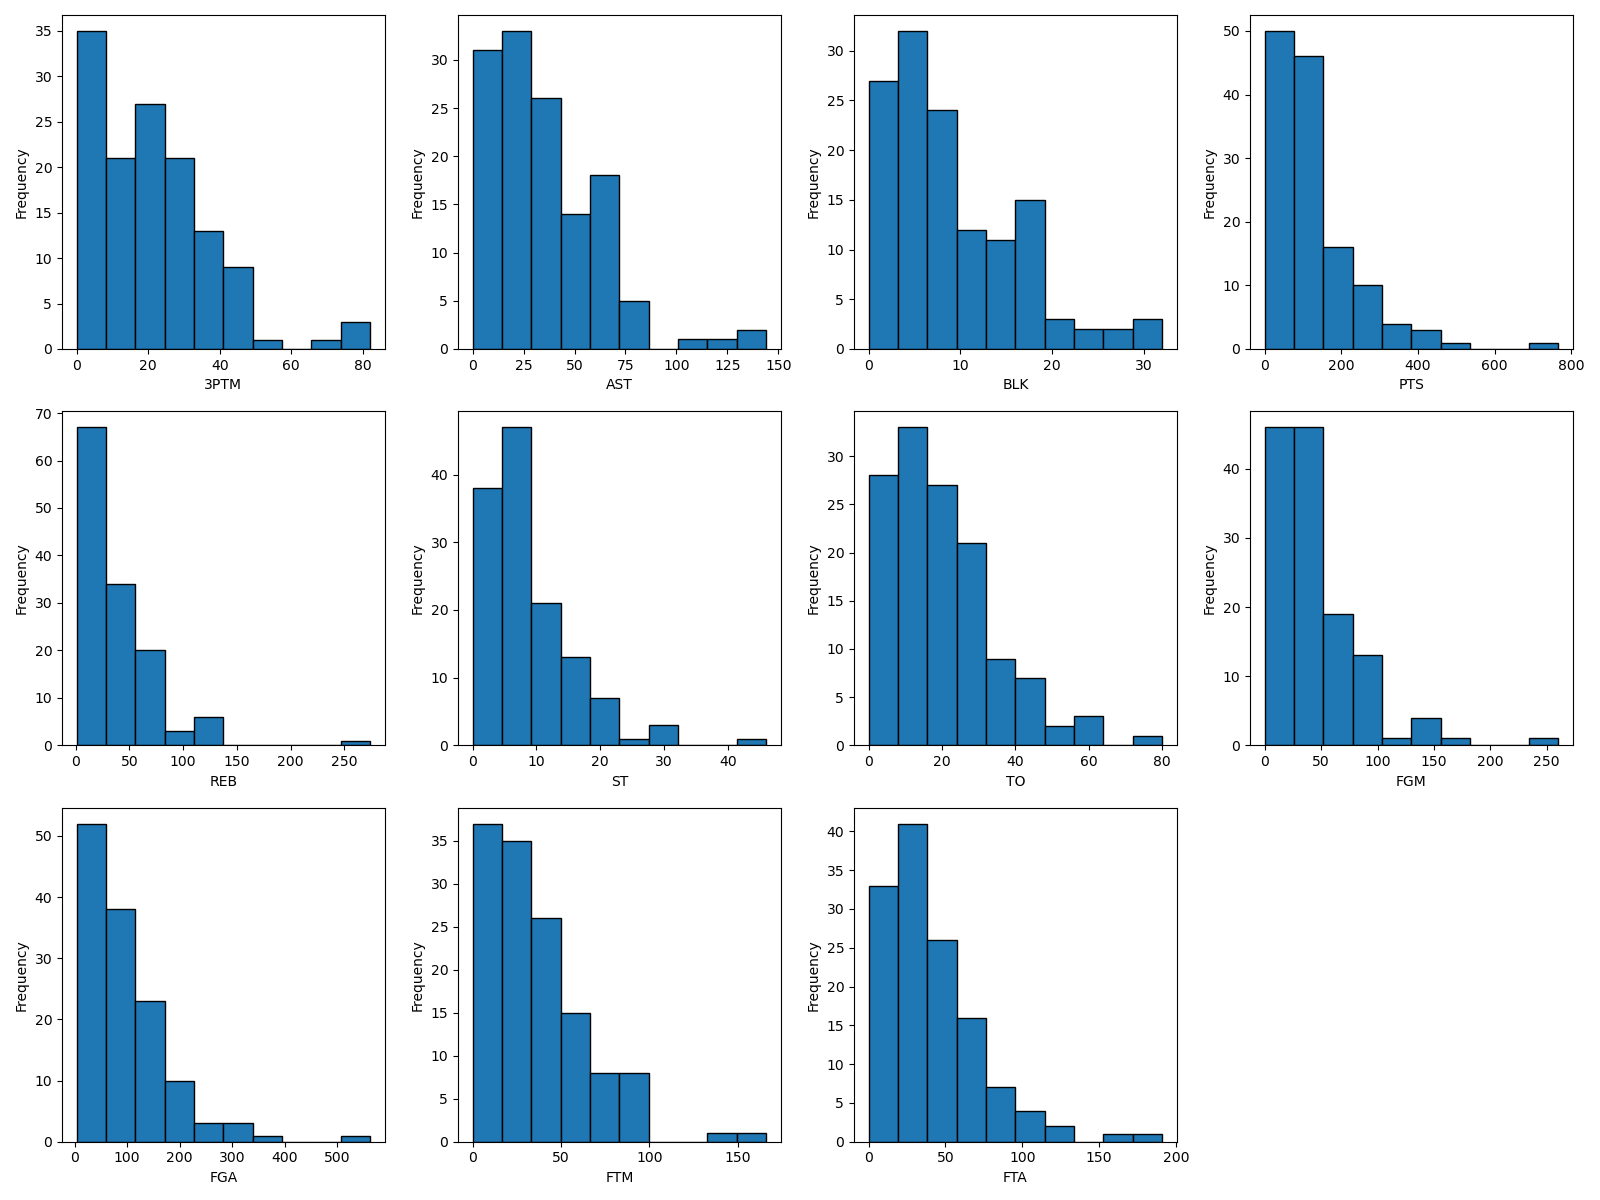

Write Python code to recreate this figure.
import pandas as pd
import pickle
import matplotlib.pyplot as plt
import seaborn as sns
from scipy.stats import norm, lognorm
import os
import numpy as np
import pytz
import datetime
from yahoo_oauth import OAuth2
import yahoo_fantasy_api as yfa


def convert_id_to_cat(stat_id):
    """Convert stat id to category. Returns category name. expects stat_id to be string."""
    stat_id_to_category = {3: 'FGA', 4: 'FGM', 5: 'FG%', 6: 'FTA', 7: 'FTM', 8: 'FT%', 10: '3PTM', 12: 'PTS',
                           15: 'REB', 16: 'AST', 17: 'ST', 18: 'BLK', 19: 'TO', 9004003: 'FGM/FGA', 9007006: 'FTM/FTA'}

    return stat_id_to_category.get(int(stat_id), None)


def prob_greater_than_value(df, col_name, value):
    col = df[col_name]
    col_mean = col.mean()
    col_std = col.std()

    # z_score = (value - col_mean) / col_std
    #     # prob = 1 - norm.cdf(z_score)
    prob = 1 - norm.cdf(value, loc=col_mean, scale=col_std)

    return prob


if __name__ == '__main__':
    players_avg = pickle.load(open('local_db/players_averages/players_avg_df.pkl', 'rb'))
    players_avg.drop(columns=['player_id'], inplace=True)
    matchups_diff = pickle.load(open('local_db/all_time_matchups_differential.pkl', 'rb'))
    df = matchups_diff.copy()
    player_a_stats = {'PTS': 7, 'BLK': 2, 'REB': 8, 'AST': 1}
    player_b_stats = {'PTS': 17, 'BLK': 0, 'REB': 3, 'AST': 5}
    '''multiply by 3 each stat to get total points for each stat'''''
    player_a_stats = {k: v * 3 for k, v in player_a_stats.items()}
    player_b_stats = {k: v * 3 for k, v in player_b_stats.items()}
    for value_to_check in [1, 5, 10, 50, 80, 100, 150, 200, 250, 400]:
        player_a_contributions = {}
        player_b_contributions = {}
        player_a_avg, player_b_avg = 0, 0
        for col_name in player_a_stats.keys():
            player_a_prob = prob_greater_than_value(df, col_name, value_to_check)
            player_b_prob = prob_greater_than_value(df, col_name, value_to_check)

            player_a_contributions[col_name] = player_a_stats[col_name] * player_a_prob
            player_b_contributions[col_name] = player_b_stats[col_name] * player_b_prob

            player_a_avg += player_a_contributions[col_name]
            player_b_avg += player_b_contributions[col_name]

            print(f"{col_name} differential: {value_to_check}:")
            print(f"\tPlayer A contribution: {player_a_contributions[col_name]}")
            print(f"\tPlayer B contribution: {player_b_contributions[col_name]}")

        print(f"Player A average: {player_a_avg / len(player_b_stats)}, Player B average: {player_b_avg / len(player_b_stats)}")
        print("- - -" * 5)

    print(1/0)
    # df = players_avg.copy()
    # players_avg.loc['avg'] = players_avg.mean(axis=0)
    # players_avg.loc['std'] = players_avg.std(axis=0)
    n_rows, n_cols = 3, 4
    fig, axes = plt.subplots(nrows=n_rows, ncols=n_cols, figsize=(16, 12))
    axes = axes.flatten()

    # Plotting histograms for each column
    for i, column in enumerate(df.columns):
        axes[i].hist(df[column], bins=10, edgecolor='black')
        axes[i].set_xlabel(column)
        axes[i].set_ylabel('Frequency')

    # Turn off any unused subplots
    for j in range(i + 1, n_rows * n_cols):
        axes[j].axis('off')

    plt.tight_layout()
    plt.savefig('testing.png')
    plt.show()
